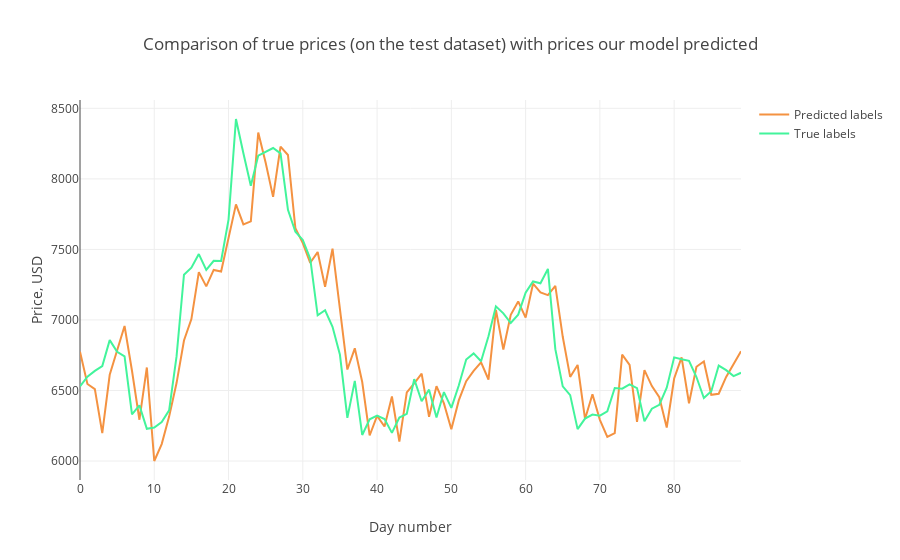

This figure's notebook cell:
### Markdown cell above
### VISUALIZATION

### Code cell
trace1 = go.Scatter(
    x = np.arange(0, len(Y_pred), 1),
    y = Y_pred.reshape(-1,),
    mode = 'lines',
    name = 'Predicted labels',
    line = dict(color=('rgb(244, 146, 65)'), width=2)
)
trace2 = go.Scatter(
    x = np.arange(0, len(Y_test), 1),
    y = Y_test.reshape(-1,),
    mode = 'lines',
    name = 'True labels',
    line = dict(color=('rgb(66, 244, 155)'), width=2)
)

layout = dict(title = 'Comparison of true prices (on the test dataset) with prices our model predicted',
             xaxis = dict(title = 'Day number'), yaxis = dict(title = 'Price, USD'))
fig = dict(data=[trace1, trace2], layout=layout)
py.iplot(fig, filename='results_demonstrating0')

print('Test RMSE:',str(rmse))
